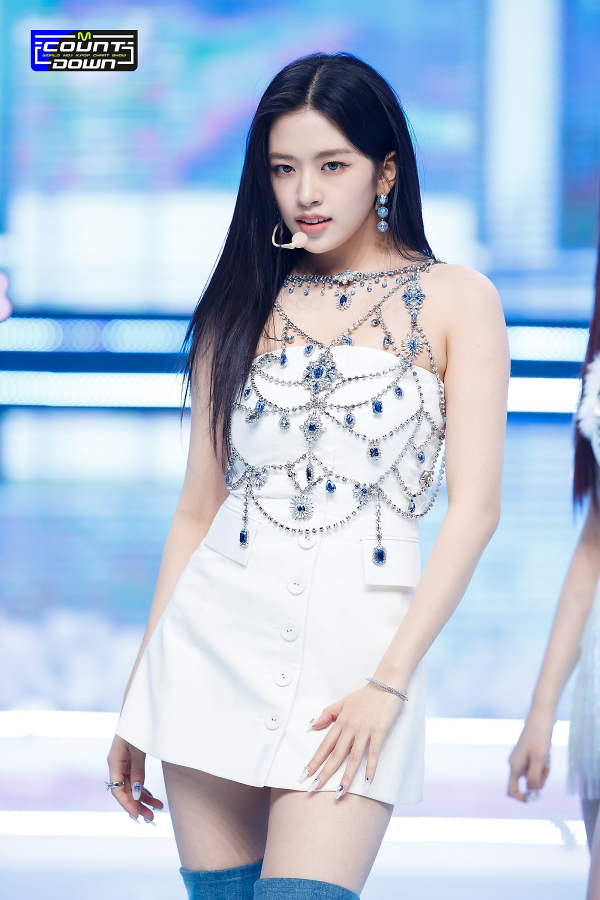
#> input picture OpencvPython_face_detection/Resource/IVE.jpg, 1200 x 1800 px (shown at 1/2 size)
$ python muliti-image.py
#> lines starting #> are read from the running program, lines starting #| are printed output that depends on the picture
import cv2
import numpy as np

img = cv2.imread("Resource/IVE.jpg")
#> img is the input picture: shape (1800, 1200, 3); mean B, G, R 217.2, 197.3, 181.5
img = cv2.resize(img, (480, 720))
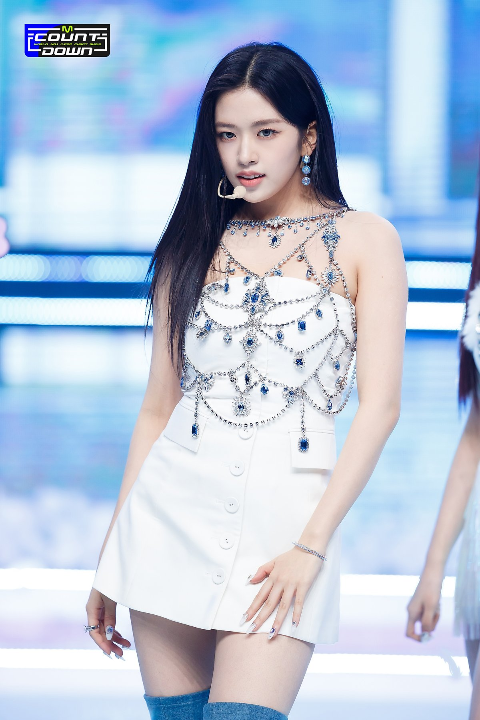
#> img: shape (720, 480, 3); mean B, G, R 217.2, 197.3, 181.4
imgGray = cv2.cvtColor(img, cv2.COLOR_BGR2GRAY)
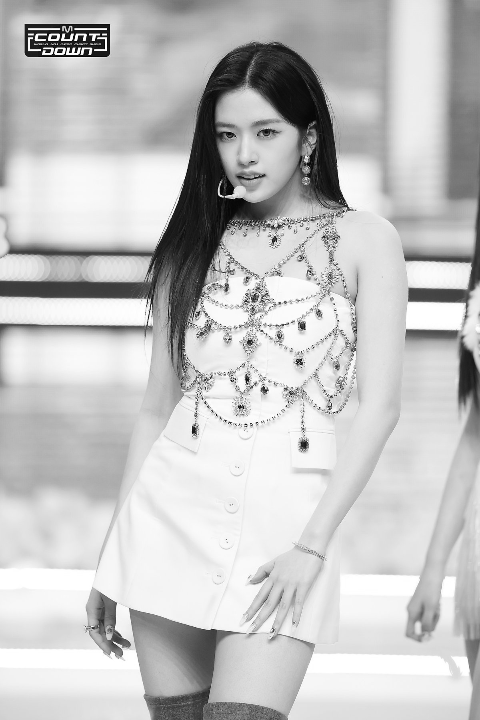
#> imgGray: shape (720, 480); min 0, max 255, mean 194.8
imgGray = cv2.cvtColor(imgGray, cv2.COLOR_GRAY2RGB)  # Convert to RGB
#> imgGray: shape (720, 480, 3)
# img_hor = np.hstack((img, img))
# img_ver = np.vstack((img, img))
combined_image = cv2.hconcat([img, imgGray, img])
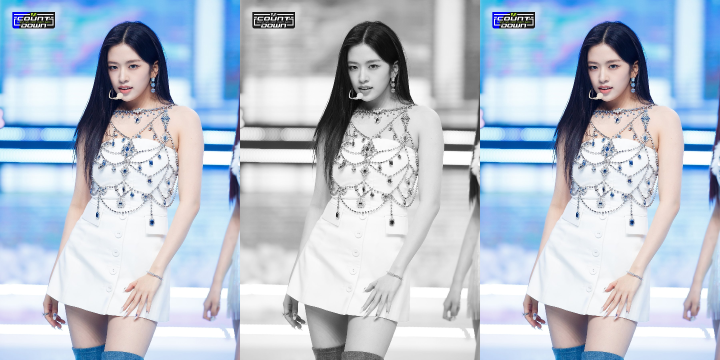
#> combined_image: shape (720, 1440, 3) (shown at 1/2 size); mean B, G, R 209.7, 196.5, 185.9
cv2.imshow("img", combined_image)
cv2.waitKey(0)
